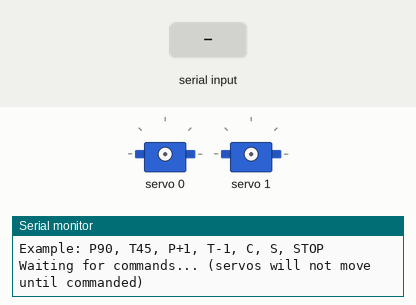
This sketch was run on a simulated Arduino Uno, built with avr-gcc and run on an emulated ATmega328P. Shown: 2 × servo, the last lines printed to the serial monitor. The inputs (shaded band) are chosen by the test bench.

Above: at 2.8 s.
2.9 s: "S90\n" received over Serial
At 8.8 s:
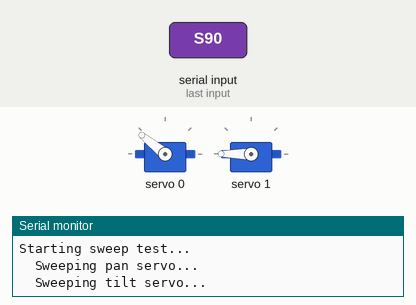
8.9 s: "P,45\n" received over Serial
At 11.7 s:
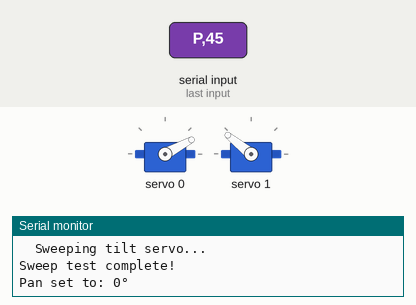
11.9 s: "T,45\n" received over Serial
At 13.0 s:
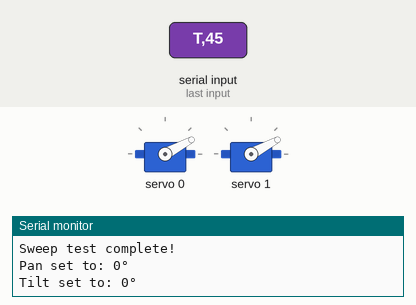
16.4 s: "C90\n" received over Serial
At 17.6 s:
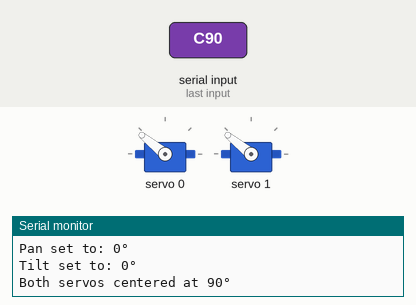
Timing chart, 0 to 18.9 s (numbered marks = the images above; inputs shaded):
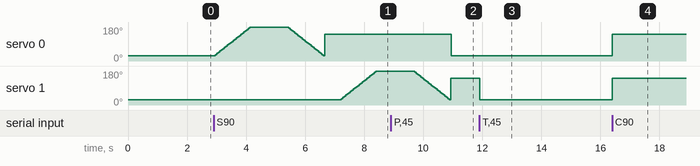

Measured:
- after the input at 2.9 s, servo 1: moves from 28° to 180° over 1.2 s, starting after 4.3 s
- after the input at 8.9 s, servo 0: 141° → 28° after 2.0 s
- after the input at 11.9 s, servo 1: 141° → 28° at once
- after the input at 16.4 s, servo 0, servo 1: 28° → 141° at once

The sketch:

arduino_uno_pca9685_servo.ino
```cpp
/*
 * Arduino Uno R3 + PCA9685 Servo Control
 * Controls pan/tilt servos via PCA9685
 *
 * Hardware:
 * - Arduino Uno R3
 * - PCA9685 16-channel servo driver
 * - External 5V power supply
 * - 2x 9g servo motors
 *
 * Wiring:
 * - PCA9685 SDA → Arduino A4
 * - PCA9685 SCL → Arduino A5
 * - PCA9685 VCC → External 5V power supply +
 * - PCA9685 GND → External 5V power supply - AND Arduino GND (shared!)
 * - Pan servo → PCA9685 Channel 0
 * - Tilt servo → PCA9685 Channel 1
 *
 * Commands via Serial:
 * - P90  -> Set pan servo to 90 degrees
 * - T45  -> Set tilt servo to 45 degrees
 */

#include <Wire.h>
#include <Adafruit_PWMServoDriver.h>

// Create PCA9685 object (default I2C address is 0x40)
Adafruit_PWMServoDriver pca = Adafruit_PWMServoDriver(0x40);

// Servo channels
const int PAN_CHANNEL = 0;   // Pan servo on channel 0
const int TILT_CHANNEL = 1;  // Tilt servo on channel 1

// Servo pulse width limits (PCA9685 ticks, not microseconds!)
// These values work for standard 9g servos
#define SERVOMIN 170   // pulse length for 0° (in PCA9685 ticks)
#define SERVOMAX 650   // pulse length for 180° (in PCA9685 ticks)

// Current angles
int panAngle = 90;
int tiltAngle = 90;

void setup() {
  Serial.begin(9600);
  delay(1000);

  Serial.println();
  Serial.println("=========================================");
  Serial.println("Arduino Uno + PCA9685 Servo Controller");
  Serial.println("=========================================");
  Serial.println();

  // Initialize I2C (Arduino Uno uses A4/A5 for I2C)
  Wire.begin();

  // Initialize PCA9685
  Serial.println("Initializing PCA9685...");
  if (!pca.begin()) {
    Serial.println("❌ ERROR: PCA9685 not found!");
    Serial.println();
    Serial.println("Check connections:");
    Serial.println("  - SDA → A4");
    Serial.println("  - SCL → A5");
    Serial.println("  - VCC → 5V power");
    Serial.println("  - GND → Shared ground");
    Serial.println();
    while (1) delay(10);  // Stop if PCA9685 not found
  }

  // Set PWM frequency to 50Hz for servos
  pca.setPWMFreq(50);

  Serial.println("✅ PCA9685 initialized successfully!");
  Serial.println();

  // Disable servos on startup - they will NOT move until Python sends commands
  // This prevents servos from moving to any position when Arduino starts
  pca.setPWM(PAN_CHANNEL, 0, 0);
  pca.setPWM(TILT_CHANNEL, 0, 0);
  Serial.println("⚠️  Servos DISABLED on startup (will not move until commanded)");
  Serial.println();

  Serial.println("✅ Ready!");
  Serial.println();
  Serial.println("Commands:");
  Serial.println("  P<angle> - Set pan servo (0-180) absolute");
  Serial.println("  P+<n> or P-<n> - Move pan servo relative (+1, -1, etc.)");
  Serial.println("  T<angle> - Set tilt servo (0-180) absolute");
  Serial.println("  T+<n> or T-<n> - Move tilt servo relative (+1, -1, etc.)");
  Serial.println("  C - Center both servos (90°)");
  Serial.println("  S - Sweep test");
  Serial.println("  STOP - Stop/disable both servos");
  Serial.println();
  Serial.println("Example: P90, T45, P+1, T-1, C, S, STOP");
  Serial.println();
  Serial.println("Waiting for commands... (servos will not move until commanded)");
}

void loop() {
  if (Serial.available() > 0) {
    String command = Serial.readStringUntil('\n');
    command.trim();
    command.toUpperCase();

    if (command.length() == 0) {
      return;
    }

    if (command[0] == 'P') {
      // Pan command: P90 (absolute) or P+1, P-1 (relative)
      String arg = command.substring(1);
      int angle;

      if (arg.startsWith("+") || arg.startsWith("-")) {
        // Relative movement: P+1, P-1
        int delta = arg.toInt();
        angle = panAngle + delta;
      } else {
        // Absolute position: P90
        angle = arg.toInt();
      }

      if (angle >= 0 && angle <= 180) {
        panAngle = angle;
        setServoAngle(PAN_CHANNEL, panAngle);  // This enables and moves the servo
        Serial.print("Pan set to: ");
        Serial.print(panAngle);
        Serial.println("°");
      } else {
        Serial.println("Invalid angle. Use 0-180");
      }
    }
    else if (command[0] == 'T') {
      // Tilt command: T45 (absolute) or T+1, T-1 (relative)
      String arg = command.substring(1);
      int angle;

      if (arg.startsWith("+") || arg.startsWith("-")) {
        // Relative movement: T+1, T-1
        int delta = arg.toInt();
        angle = tiltAngle + delta;
      } else {
        // Absolute position: T45
        angle = arg.toInt();
      }

      if (angle >= 0 && angle <= 180) {
        tiltAngle = angle;
        setServoAngle(TILT_CHANNEL, tiltAngle);  // This enables and moves the servo
        Serial.print("Tilt set to: ");
        Serial.print(tiltAngle);
        Serial.println("°");
      } else {
        Serial.println("Invalid angle. Use 0-180");
      }
    }
    else if (command[0] == 'C') {
      // Center command
      panAngle = 90;
      tiltAngle = 90;
      setServoAngle(PAN_CHANNEL, panAngle);
      setServoAngle(TILT_CHANNEL, tiltAngle);
      Serial.println("Both servos centered at 90°");
    }
    else if (command == "STOP") {
      // Stop/disable servos
      pca.setPWM(PAN_CHANNEL, 0, 0);
      pca.setPWM(TILT_CHANNEL, 0, 0);
      Serial.println("Servos stopped (PWM disabled)");
    }
    else if (command[0] == 'S' && command != "STOP") {
      // Sweep test
      Serial.println("Starting sweep test...");
      sweepTest();
      Serial.println("Sweep test complete!");
    }
    else {
      Serial.println("Unknown command. Use P<angle>/P+<n>/P-<n>, T<angle>/T+<n>/T-<n>, C, S, or STOP");
    }
  }

  delay(10);
}

void setServoAngle(int channel, int angle) {
  // Clamp angle to valid range
  angle = constrain(angle, 0, 180);

  // Convert angle directly to PCA9685 ticks
  // Using working values: 170 ticks (0°) to 650 ticks (180°)
  int pwmValue = map(angle, 0, 180, SERVOMIN, SERVOMAX);

  // Set the PWM value
  pca.setPWM(channel, 0, pwmValue);
}

void testServos() {
  // Test pan servo
  Serial.println("  Testing pan servo...");
  for (int angle = 45; angle <= 135; angle += 15) {
    setServoAngle(PAN_CHANNEL, angle);
    Serial.print("    Pan: ");
    Serial.print(angle);
    Serial.println("°");
    delay(500);
  }
  setServoAngle(PAN_CHANNEL, 90);
  delay(500);

  // Test tilt servo
  Serial.println("  Testing tilt servo...");
  for (int angle = 45; angle <= 135; angle += 15) {
    setServoAngle(TILT_CHANNEL, angle);
    Serial.print("    Tilt: ");
    Serial.print(angle);
    Serial.println("°");
    delay(500);
  }
  setServoAngle(TILT_CHANNEL, 90);
}

void sweepTest() {
  // Sweep pan servo
  Serial.println("  Sweeping pan servo...");
  for (int angle = 0; angle <= 180; angle += 5) {
    setServoAngle(PAN_CHANNEL, angle);
    delay(50);
  }
  for (int angle = 180; angle >= 0; angle -= 5) {
    setServoAngle(PAN_CHANNEL, angle);
    delay(50);
  }
  setServoAngle(PAN_CHANNEL, 90);
  delay(500);

  // Sweep tilt servo
  Serial.println("  Sweeping tilt servo...");
  for (int angle = 0; angle <= 180; angle += 5) {
    setServoAngle(TILT_CHANNEL, angle);
    delay(50);
  }
  for (int angle = 180; angle >= 0; angle -= 5) {
    setServoAngle(TILT_CHANNEL, angle);
    delay(50);
  }
  setServoAngle(TILT_CHANNEL, 90);
}
```
